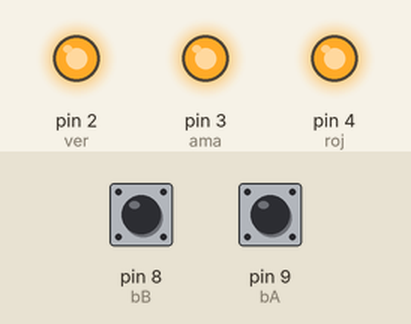
Bench run of a sketch on a simulated Arduino Uno, built with avr-gcc and run on an emulated ATmega328P. Shown: output pins drawn as LEDs (lit = HIGH). The test bench sets the inputs (shaded band); at power-on: pin 8 (bB) HIGH, pin 9 (bA) HIGH.

Above: at 0.3 s.
At 3.85 s:
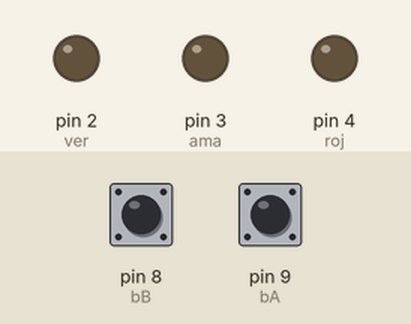
At 11.4 s:
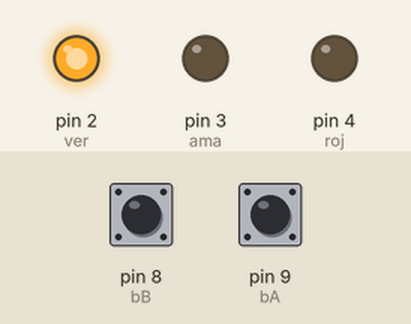
At 20.6 s:
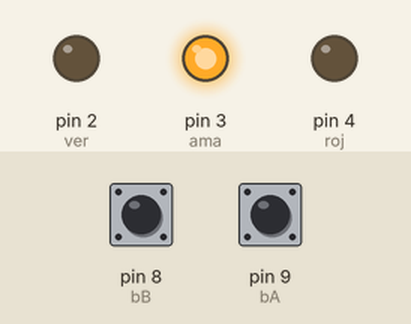
Timing chart, 0 to 24.6 s (numbered marks = the images above):
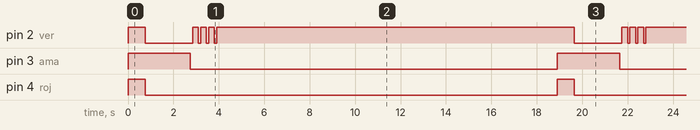

The sketch:

TAREA_1cajafuerte_2botones.ino
```cpp
int roj = 4;
int ama = 3;
int ver = 2;
int bA = 9;
int bB = 8;
int cont;

void setup() {
  pinMode(roj, OUTPUT);      //Rojo
  pinMode(ama, OUTPUT);      //Verde
  pinMode(ver, OUTPUT);      //Azul
  pinMode(bB, INPUT_PULLUP);  //boton rojo   Boton B
  pinMode(bA, INPUT_PULLUP);  //boton verde  Boton A
}

void loop() {

  cont=0; //contador par saber si la clave esta bien empieza en 1
  //clave A,A,B,A

  while(cont<=5){ //se repetira simmepre ya que cont nunca llega a 5

    if( cont==0){                 //si cont es 0 da una señal de inicio
      cont=1;
      digitalWrite(roj, HIGH);    //se enciende todas las lucen
      digitalWrite(ama, HIGH);
      digitalWrite(ver, HIGH);
      delay(750);
      digitalWrite(roj, LOW);     //se apagan todas excepto la amarilla
      digitalWrite(ver, LOW);     //la luz amarilla indica que se puede precionar el boton
      delay(2000);
    }

    else if( digitalRead(bA) && cont==1 ){     //si se preciona el boton rojo y el cont es igual a 1 entra
      cont=2;                             // el contador se aumenta en 1
      digitalWrite(ama, LOW);
      delay(100);                         // dura 1/10 de segundo
      digitalWrite(ver, HIGH);            // enciende el led verde
      delay(250);                         // dura 1/4 de segundo
      digitalWrite(ver, LOW);             // se apaga el led verde
    }

    else if( digitalRead(bA) && cont==2 ){     //si se preciona el boton rojo y el cont es igual a 2 entra
      cont=3;                             // el contador se aumenta en 1
      digitalWrite(ama, LOW);
      delay(100);                         // dura 1/10 de segundo
      digitalWrite(ver, HIGH);            // enciende el led verde
      delay(250);                         // dura 1/4 de segundo
      digitalWrite(ver, LOW);             // se apaga el led verde
    }

    else if( digitalRead(bB) && cont==3 ){     //si se preciona el boton rojo y el cont es igual a 3 entra
      cont++;                             // el contador se aumenta en 1
      digitalWrite(ama, LOW);
      delay(100);                         // dura 1/10 de segundo
      digitalWrite(ver, HIGH);            // enciende el led verde
      delay(250);                         // dura 1/4 de segundo
      digitalWrite(ver, LOW);             // se apaga el led verde
    }

    else if( digitalRead(bA) && cont==4){      // si se preciona el boton verde y el cont es igual a 4 entra
      cont=0;                             // el contador se vuelve 0 para dar inicio a la caja fuerte de nuevo
      digitalWrite(ama, LOW);
      delay(100);                         // dura 1/10 de segundo
      digitalWrite(ver, HIGH);
      delay(15000);                       //dura 15 segundos
      digitalWrite(ver, LOW);
    }

    else if( digitalRead(bA) && cont==3){  // si se preciona el boton rojo y el cont es mayor a 2 entra
      digitalWrite(ama, LOW);
      delay(100);                         // dura 1/10 de segundo
      digitalWrite(roj, HIGH);            // se enciende el led rojo
      delay(250);                         // dura un 1/4 de segundo
      digitalWrite(roj, LOW);             // se apaga el led rojo
      cont=0;                             // el contador es igual a 0
    }

    else if( digitalRead(bB) && cont!=3){ // si se preciona el boton verde y el cont es distinto a 3 entra
      digitalWrite(ama, LOW);
      delay(100);                         // dura 1/10 de segundo
      digitalWrite(roj, HIGH);
      delay(250);
      digitalWrite(roj, LOW);
      cont=0;                             // el contador se vuleve 0
    }

    digitalWrite(ama, HIGH);

  }
}
```

Measured:
- by itself, pin 2 (ver): repeats every 18.9 s: LOW 2.1 s, 3 × (HIGH 0.25 s, LOW 0.10 s), HIGH 15.8 s
- by itself, pin 3 (ama): alternates HIGH for 2.8 s and LOW for 16.2 s
- by itself, pin 4 (roj): alternates HIGH for 0.75 s and LOW for 18.2 s
